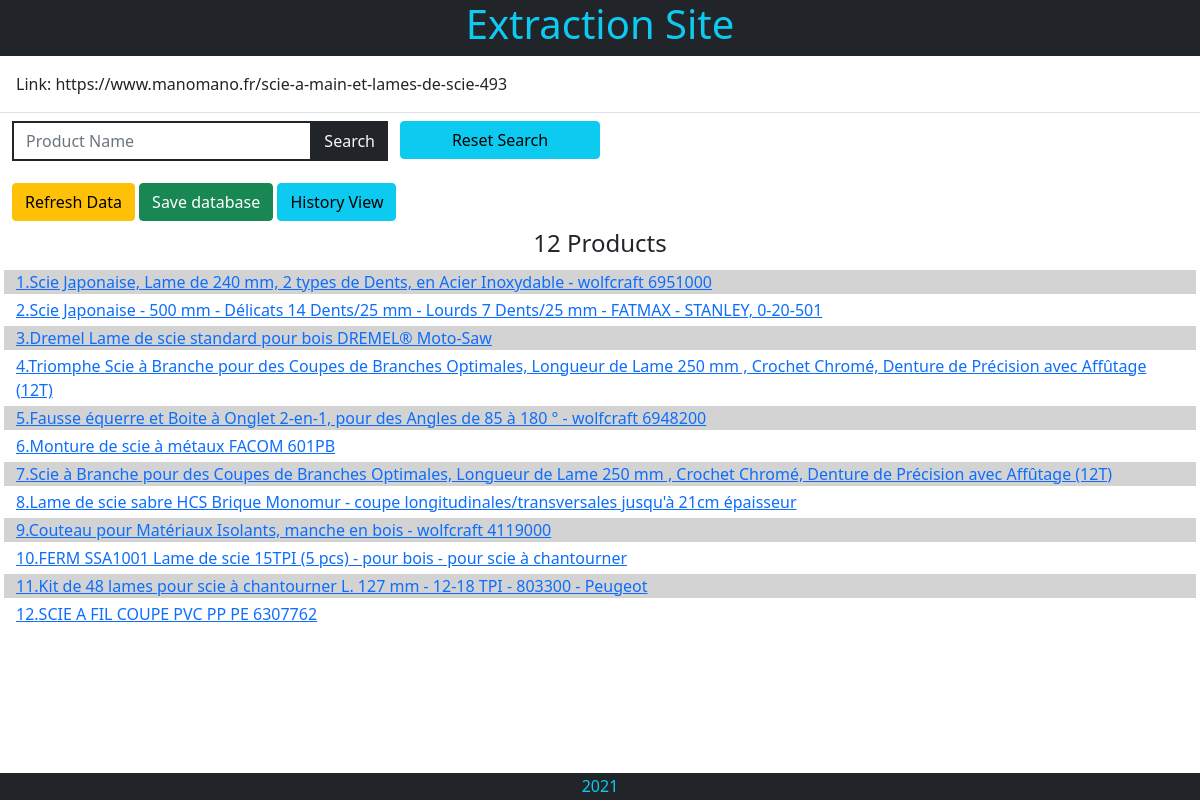
The page / on the database its author committed.
### home/models.py (models this page shows, shortened)
class Products(models.Model):
    class Meta:
        verbose_name_plural = "Products"
    id = models.IntegerField(primary_key=True)
    product_name = models.CharField(max_length=254)
    product_url = models.CharField(max_length=254, blank=True, null=True, default='None')
    product_image_url = models.CharField(
        max_length=254, blank=True, null=True, default='None')
    product_rating = models.DecimalField(
        max_digits=2, decimal_places=1, blank=True, null=True, default=None)
    product_json = models.TextField()

### home/views.py (the view, shortened to what this page needs)
# urls.py: 2. Add a URL to urlpatterns:  path('', views.home, name='home')
def home(request):
    products = Products.objects.all()
    count = products.count()
    context = {
        'count': count,
        'products': products,
        }
    return render(request, 'home/index.html', context)

### home/templates/home/index.html (shortened to what this page needs)
{% extends "base.html" %}
{% load static %}
{% block extra_css %}
    <link rel="stylesheet" href="{% static 'home/css/home.css' %}">
{% endblock %}
{% block content %}
    <div class="row m-0">
        <div class="col-12 p-3">
            <div>Link: https://www.manomano.fr/scie-a-main-et-lames-de-scie-493</div>
        </div>
        <div class="row m-0 p-0 border-top d-flex justify-content-left">
            <div class="col-8 col-md-4 col-lg-4 mt-2">
                <form action="{% url 'home' %}" method="GET">
                    <div class="input-group">
                        <input type="search" class="form-control custom-select rounded-0 border-2 border-dark" name="q" placeholder="Product Name">
                        <button class="btn btn-outline-dark bg-dark text-light rounded-0 input-group-append ml-auto search-button" type="submit"><div class="text">Search</div></button>
                    </div>
                </form>
            </div>
            <a class="col-4 col-md-4 col-lg-2 btn btn-info h1 mt-2" href="{% url 'home' %}">Reset Search</a>
        </div>
        <div class="col-12 mt-3">
            <a class="btn btn-warning h1 refresh" href="{% url 'extractor' %}">Refresh Data</a>
            <a class="btn btn-success h1 refresh" href="{% url 'save_database' %}">Save database</a>
            <a class="btn btn-info h1" href="{% url 'data_view' %}">History View</a>
        </div>
        <div class="col-12 text-center h4">{{ count }} Products</div>
    </div>
    {% for product in products %}
        <div class="row m-1">
            {% if forloop.counter|divisibleby:2 %}
                <div class="col-12">
                    <a href="{% url 'product_details' product_id=product.id %}">{{ product.id }}.{{ product.product_name }}</a>
                </div>
            {% else %}
                <div class="col-12 bg-secondary">
                    <a href="{% url 'product_details' product_id=product.id %}">{{ product.id }}.{{ product.product_name }}</a>
                </div>
            {% endif %}
        </div>
    {% endfor %}
{% endblock %}

### static/css/base.css (style rules this page uses)
body, html { margin: 0; display: flex; flex-direction: column; height: 100vh; }

### home/static/home/css/home.css (style rules this page uses)
.bg-secondary { background: lightgray !important; }

### rows shown on the page
Products: id "1", product_name "Scie Japonaise, Lame de 240 mm, 2 types de Dents, en Acier Inoxydable - wolfcraft 6951000"
Products: id "2", product_name "Scie Japonaise - 500 mm - Délicats 14 Dents/25 mm - Lourds 7 Dents/25 mm - FATMAX - STANLEY, 0-20-501"
Products: id "3", product_name "Dremel Lame de scie standard pour bois DREMEL® Moto-Saw"
Products: id "4", product_name "Triomphe Scie à Branche pour des Coupes de Branches Optimales, Longueur de Lame 250 mm , Crochet Chromé, Denture de Précision avec Affûtage (12T)"
Products: id "5", product_name "Fausse équerre et Boite à Onglet 2-en-1, pour des Angles de 85 à 180 ° - wolfcraft 6948200"
Products: id "6", product_name "Monture de scie à métaux FACOM 601PB"
Products: id "7", product_name "Scie à Branche pour des Coupes de Branches Optimales, Longueur de Lame 250 mm , Crochet Chromé, Denture de Précision avec Affûtage (12T)"
Products: id "8", product_name "Lame de scie sabre HCS Brique Monomur - coupe longitudinales/transversales jusqu'à 21cm épaisseur"
Products: id "9", product_name "Couteau pour Matériaux Isolants, manche en bois - wolfcraft 4119000"
Products: id "10", product_name "FERM SSA1001 Lame de scie 15TPI (5 pcs) - pour bois - pour scie à chantourner"
Products: id "11", product_name "Kit de 48 lames pour scie à chantourner L. 127 mm - 12-18 TPI - 803300 - Peugeot"
Products: id "12", product_name "SCIE A FIL COUPE PVC PP PE 6307762"

### other values the page prints
{{ count }} "12"
